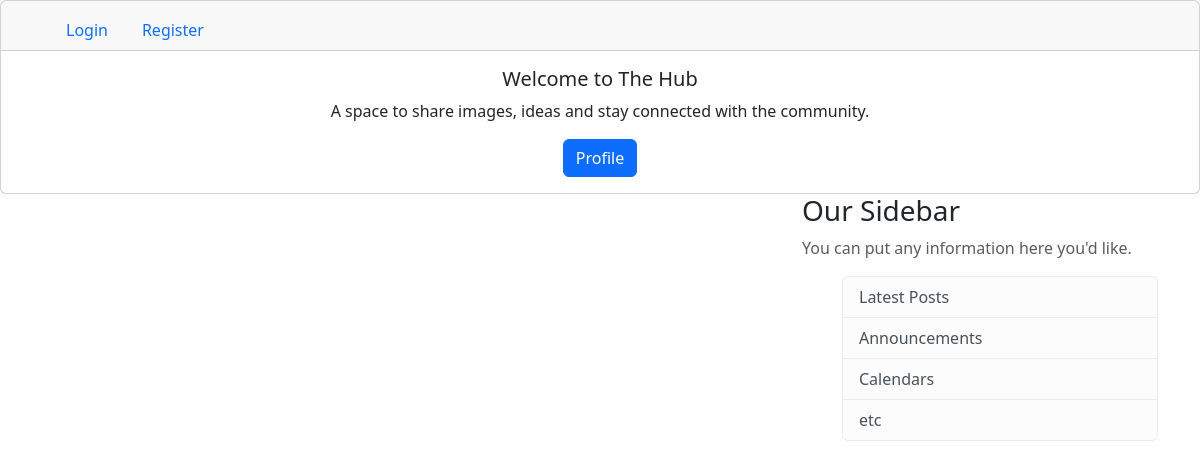
The app's page /, older data.
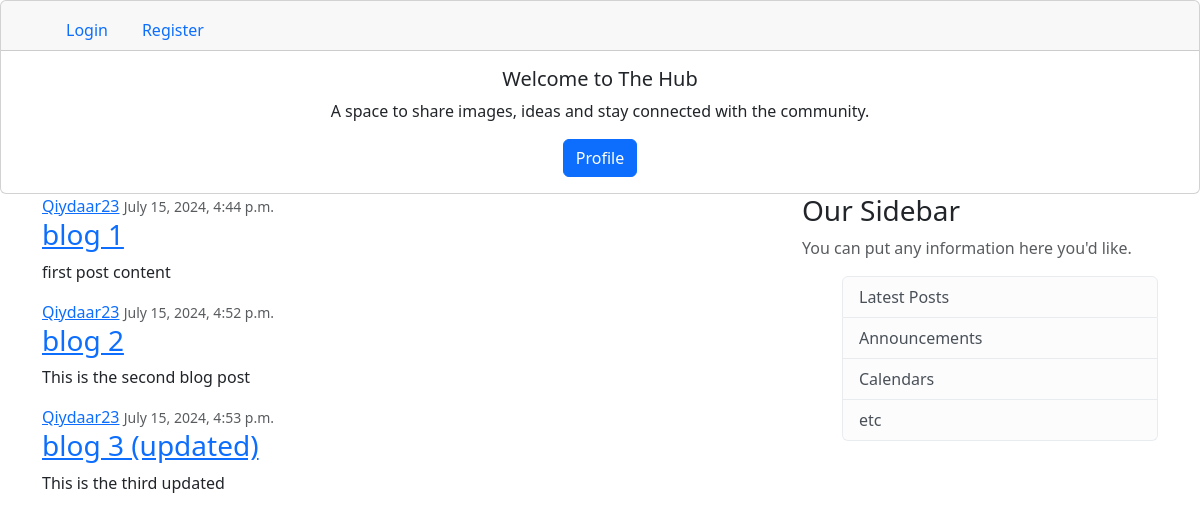
The same page, newer data.
### blog/models.py (models this page shows, shortened)
class Post(models.Model):
    title = models.CharField(max_length=100)
    content = models.TextField()
    date_posted = models.DateTimeField(default=timezone.now)
    author = models.ForeignKey(User, on_delete=models.CASCADE)

### blog/views.py (the view)
# urls.py: path('', views.home, name='blog-home'),
def home(request):
    context ={
        'posts': Post.objects.all()
    }
    return render(request, 'blog/home.html',context)

### blog/templates/blog/home.html
{% extends "blog/base.html" %}
{% block content %}
     {% for post in posts %}
       <article class="media content-section">
         <div class="media-body">
            <div class="article-metadata">
               <a class="mr-2" href="#">{{ post.author }}</a>
               <small class="text-muted"> {{post.date_posted }}</small>
            </div>
            <h3><a class="article-title" href="#">{{post.title }}</a></h3>
            <p class="article-content">{{post.content}}</p>
         </div>
       </article>
     {% endfor %}
{% endblock content %}

### blog/templates/blog/base.html (shortened to what this page needs)
{% load static %}
<!DOCTYPE html>
<html>
<head>
    <link rel="stylesheet" href="https://cdn.jsdelivr.net/npm/bootstrap@5.3.3/dist/css/bootstrap.rtl.min.css">
    <link rel="stylesheet" type="text.css" href="{% static 'blog/main.css' %}">
</head>
<body>
    <div>
        <div class="card text-center">
            <div class="card-header">
              {% if user.is_authenticated %}
              <div class="card text-center">
                <div class="card-header">
                  <ul class="nav nav-tabs card-header-tabs">
                <li class="nav-item">
                  <a class="nav-link" href="{% url 'logout'%}">Logout</a>
                </li>
              </li>
              <li class="nav-item">
                <a class="nav-link" href="{% url 'blog-about' %}">About</a>
              </li>
              <li class="nav-item">
                <a class="nav-link active" aria-current="true" href="{% url 'blog-home' %}">Home</a>
              </li>
            </ul>
                </div>
              </div>
              {% else %}
              <ul class="nav nav-tabs card-header-tabs">
               <li class="nav-item">
                  <a class="nav-link" href="{% url 'login'%}">Login</a>
                </li>
                <li class="nav-item">
                  <a class="nav-link" href="{% url 'register'%}">Register</a>
                </li>
              </ul>
              {% endif %}
            </div>
            <div class="card-body">
              <h5 class="card-title">Welcome to The Hub</h5>
              <p class="card-text">A space to share images, ideas and stay connected with the community.</p>
              <a href="#" class="btn btn-primary">Profile</a>
            </div>
          </div>
      </div>
    <main role="main" class="container">
      <div class="row">
        <div class="col-md-8">
          {% block content %}{% endblock %}
        </div>
        <div class="col-md-4">
          <div class="content-section">
            <h3>Our Sidebar</h3>
            <p class='text-muted'>You can put any information here you'd like.
              <ul class="list-group">
                <li class="list-group-item list-group-item-light">Latest Posts</li>
                <li class="list-group-item list-group-item-light">Announcements</li>
                <li class="list-group-item list-group-item-light">Calendars</li>
                <li class="list-group-item list-group-item-light">etc</li>
              </ul>
            </p>
          </div>
        </div>
      </div>
    </main>
</body>
</html>

Row changes from the older to the newer data that the page shows:
added Post: author "Qiydaar23", date_posted "July 15, 2024, 4:44 p.m.", title "blog 1", content "first post content"
added Post: author "Qiydaar23", date_posted "July 15, 2024, 4:52 p.m.", title "blog 2", content "This is the second blog post"
added Post: author "Qiydaar23", date_posted "July 15, 2024, 4:53 p.m.", title "blog 3 (updated)", content "This is the third updated"
